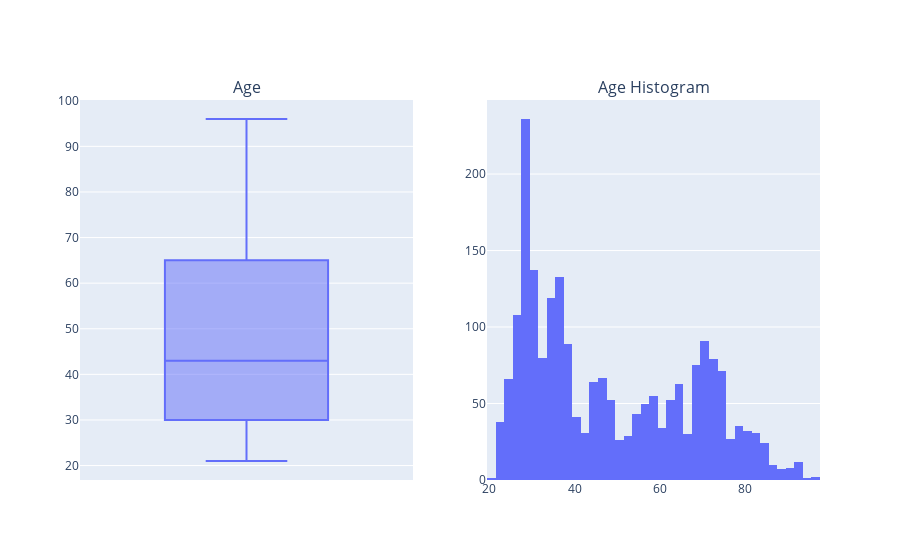

Notebook cell for this chart:
### Code cell
current_date =  datetime.date(year_pick, 1, 1)
current_date_range_1 =  datetime.date(year_pick, 1, 1)
current_date_range_2 =  datetime.date(year_pick, 1, 2)
#select dead agents
#df_filter = df.loc[(df['start_action']<current_date_range_2) & (df['start_action']>=current_date_range_1) & (df['Agent_Status']=='Living')]
df_filter1 = df_2.loc[(df_2['Agent_Status']=='Living') & (df_2['start_action']<current_date_range_2)]

dead_agents = df_filter1.loc[(current_date_range_1>=df_filter1['death_date'])]
living_agents = df_filter1.loc[(current_date_range_2 < df_filter1['death_date']) & (current_date_range_1>=df_filter1['birth_date'])]
#statistics for lviing agents
agent_age = (current_date_range_1 - living_agents['birth_date']).dt.days
agent_age = agent_age.apply(lambda x: int(float(x)/365))
agent_age.name='Age'
fig = px.box(agent_age, y="Age",title="Age")
print('')
print('')
print('year: ', str(year_pick))

fig1 = px.histogram(agent_age, x="Age",title="Age Histogram")

print('Average Age of Household: ',int(agent_age.mean()))
print('Number of Households: ',int(agent_age.count()))
print("Number of Agents displaced: 0")
print("Number of Agents who died ",dead_agents['agentID'].count())
print("Life Expectancy Average",round(dead_agents['death_age'].mean(),1))
trace1 = fig['data'][0]
trace2 = fig1['data'][0]

fig = make_subplots(rows=1, cols=2, shared_xaxes=False,subplot_titles=['Age','Age Histogram'])
fig.add_trace(trace1, row=1, col=1)
fig.add_trace(trace2, row=1, col=2)

### Figure 1 — Plotly figure (JSON) as saved in the notebook; plotly's stock layout.template omitted (floating-point values rounded to 4 significant figures; data arrays with more than 128 entries replaced by an {"elided": "..."} marker saying what was removed)
{"data": [{"alignmentgroup": "True", "hovertemplate": "Age=%{y}<extra></extra>", "legendgroup": "", "marker": {"color": "#636efa"}, "name": "", "notched": false, "offsetgroup": "", "orientation": "v", "showlegend": false, "type": "box", "x0": " ", "xaxis": "x", "y": {"elided": "2149 int values"}, "y0": " ", "yaxis": "y"}, {"alignmentgroup": "True", "bingroup": "x", "hovertemplate": "Age=%{x}<br>count=%{y}<extra></extra>", "legendgroup": "", "marker": {"color": "#636efa"}, "name": "", "offsetgroup": "", "orientation": "v", "showlegend": false, "type": "histogram", "x": {"elided": "2149 int values"}, "xaxis": "x2", "yaxis": "y2"}], "layout": {"annotations": [{"font": {"size": 16}, "showarrow": false, "text": "Age", "x": 0.225, "xanchor": "center", "xref": "paper", "y": 1, "yanchor": "bottom", "yref": "paper"}, {"font": {"size": 16}, "showarrow": false, "text": "Age Histogram", "x": 0.775, "xanchor": "center", "xref": "paper", "y": 1, "yanchor": "bottom", "yref": "paper"}], "autosize": true, "xaxis": {"anchor": "y", "autorange": true, "domain": [0, 0.45], "range": [-0.5, 0.5], "type": "category"}, "xaxis2": {"anchor": "y2", "autorange": true, "domain": [0.55, 1], "range": [19.5, 97.5], "type": "linear"}, "yaxis": {"anchor": "x", "autorange": true, "domain": [0, 1], "range": [16.83, 100.2], "type": "linear"}, "yaxis2": {"anchor": "x2", "autorange": true, "domain": [0, 1], "range": [0, 248.4]}}}
